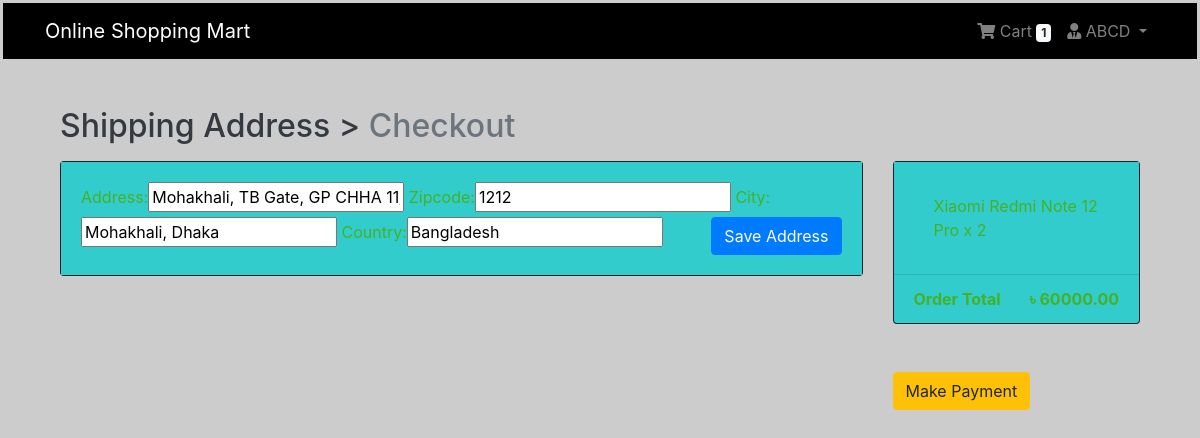
The app's page /payment/checkout/ (signed in), older data.
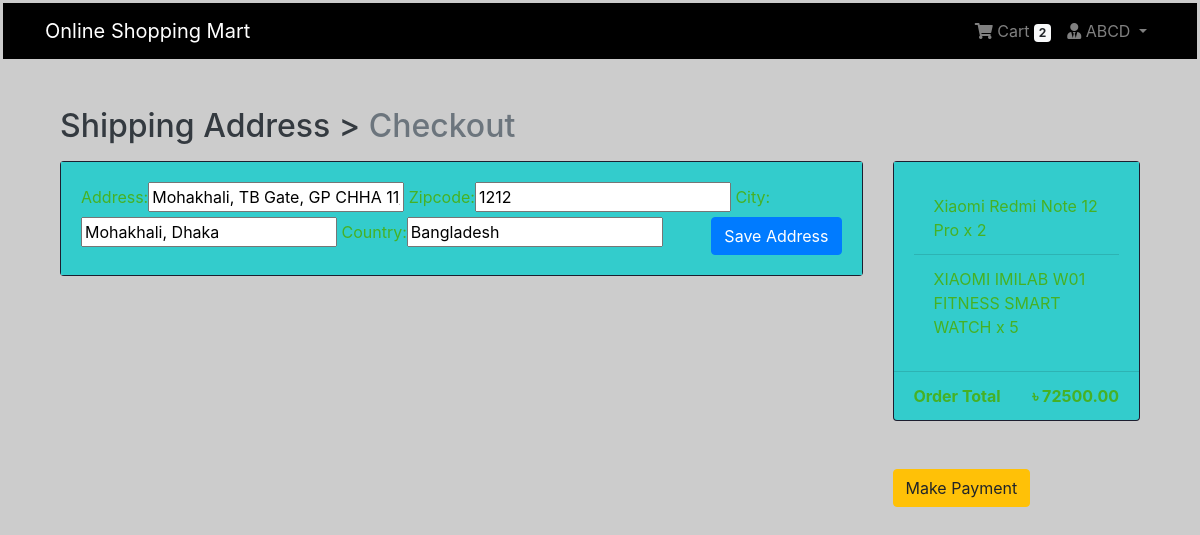
The same page, newer data.
### App_Login/models.py (models this page shows, shortened)
class User(AbstractBaseUser, PermissionsMixin):
    email=models.EmailField(unique = True, null = False)
    is_staff=models.BooleanField(
        gettext_lazy('staff status'),
        default = False,
        help_text = gettext_lazy("Designates whether the user can login this site")
    )
    is_active= models.BooleanField(
        gettext_lazy('active'),
        default = True,
        help_text = gettext_lazy("Designates whether this user should be treated as active. Unselect this instead of deleting accounts.")
    )
    USERNAME_FIELD = 'email'
    objects = UserManager()

class Profile(models.Model):
    user = models.OneToOneField(User, on_delete=models.CASCADE, related_name='profile')
    username = models.CharField(max_length=264, blank=True)
    full_name = models.CharField(max_length=264, blank=True)
    address_1 = models.TextField(max_length=300, blank=True)
    city = models.CharField(max_length=40, blank=True)
    zipcode = models.CharField(max_length=10, blank=True)
    country = models.CharField(max_length=50, blank=True)
    phone = models.CharField(max_length=20, blank=True)
    date_joined = models.DateTimeField(auto_now_add=True)

### App_Order/models.py (models this page shows, shortened)
class Order(models.Model):
    orderitems = models.ManyToManyField(Cart)
    user = models.ForeignKey(settings.AUTH_USER_MODEL, on_delete=models.CASCADE)
    ordered = models.BooleanField(default=False)
    created = models.DateTimeField(auto_now_add=True)
    paymentId = models.CharField(max_length=264, blank=True, null=True)
    orderId = models.CharField(max_length=200, blank=True, null=True)
    def get_totals(self):
        total = 0
        for order_item in self.orderitems.all():
            total += float(order_item.get_total())
        return total

class Cart(models.Model):
    user = models.ForeignKey(settings.AUTH_USER_MODEL, on_delete=models.CASCADE, related_name="cart")
    item = models.ForeignKey(Product, on_delete=models.CASCADE)
    quantity = models.IntegerField(default=1)
    purchased = models.BooleanField(default=False)
    created = models.DateTimeField(auto_now_add=True)
    updated = models.DateTimeField(auto_now=True)
    def get_total(self):
        total = self.item.price * self.quantity
        float_total = format(total, '0.2f')
        return float_total

### App_Shop/models.py (models this page shows, shortened)
class Product(models.Model):
    mainimage = models.ImageField(upload_to='Products')
    name = models.CharField(max_length=264)
    category = models.ForeignKey(Category, on_delete=models.CASCADE, related_name='category')
    preview_text = models.TextField(max_length=200, verbose_name='Preview Text')
    detail_text = models.TextField(max_length=1000, verbose_name='Description')
    price = models.FloatField()
    old_price = models.FloatField(default=0.00)
    created = models.DateTimeField(auto_now_add=True)
    class Meta:
        ordering = ['-created',]

### App_Payment/views.py (the view)
# urls.py: path('checkout/', views.checkout, name="checkout"),
@login_required
def checkout(request):
    saved_address = BillingAddress.objects.get_or_create(user=request.user)
    saved_address = saved_address[0]
    print(saved_address)
    form = BillingForm(instance=saved_address)
    if request.method == "POST":
        form = BillingForm(request.POST, instance=saved_address)
        if form.is_valid():
            form.save()
            form = BillingForm(instance=saved_address)
            messages.success(request, f"Shipping Address Saved!")
    order_qs = Order.objects.filter(user=request.user, ordered=False)
    order_items = order_qs[0].orderitems.all()
    order_total = order_qs[0].get_totals()
    return render(request, 'App_Payment/checkout.html', context={"form":form, "order_items":order_items, "order_total":order_total, "saved_address":saved_address})

### App_Payment/forms.py
class BillingForm(forms.ModelForm):
    class Meta:
        model = BillingAddress
        fields = ['address', 'zipcode', 'city', 'country']

### App_Order/templatetags/cart_tag.py (called while the page is built)
@register.filter
def cart_total(user):
    order = Order.objects.filter(user=user, ordered=False)
    if order.exists():
        return order[0].orderitems.count()
    else:
        return 0

### App_Payment/models.py (called while the page is built)
    def __str__(self):
        return f"{self.user.profile.username}'s billing address"

    def is_fully_filled(self):
        field_names = [f.name for f in self._meta.get_fields()]
        for field_name in field_names:
            value = getattr(self, field_name)
            if value is None or value=='':
                return False
        return True

### templates/App_Payment/checkout.html (shortened to what this page needs)
{% extends 'base.html' %}
{% load crispy_forms_tags %}
{% block body_block %}
<div class="container mt-5">
  <h2 class="mb-3">
    Shipping Address > <span class="text-muted">Checkout</span>
  </h2>
  <div class="row">
    <div class="col-md-9">
      <div class="card mb-5" style="height: auto">
        <div style="background-color: #33cccc" class="card-body">
          <form method="POST">
            {{form}}
            <button type="submit" class="btn btn-primary float-right">Save Address</button>
          </form>
        </div>
      </div>
    </div>
    <div class="col-md-3">
      <div class="card" style="height:auto">
        <div style="background-color: #33cccc" class="card-body">
          <ul class="list-group list-group-flush">
            {% for order_item in order_items %}
              <li style="background-color: #33cccc" class="list-group-item">{{ order_item.item.name}} x {{order_item.quantity}}</li>
            {% endfor %}
          </ul>
        </div>
        <div style="background-color: #33cccc" class="card-footer">
          <span class="float-left"><b>Order Total</b></span>
          <span class="float-right"><b>&#2547; {{order_total|floatformat:2}}</b></span>
        </div>
      </div>
      <br>
      <br>
      {% if saved_address.is_fully_filled %}
      <a href="{% url 'App_Payment:payment' %}" class="btn btn-warning btn-md">Make Payment</a>
      {% else %}
      <div class="alert alert-info">
        <p>Please fill up all the information to make payment.</p>
      </div>
      {% endif %}
    </div>
  </div>
</div>
{% endblock %}

### templates/navbar.html (shortened to what this page needs)
{% load cart_tag %}
<nav  class="navbar navbar-expand-lg navbar-dark bg-dark">
  <div class="container">
    <a class="navbar-brand" href="{% url 'App_Shop:home' %}">Online Shopping Mart</a>
    <div class="collapse navbar-collapse" id="navbarNav">
      <ul class="navbar-nav ml-auto">
        {% if request.user.is_authenticated %}
        <li class="nav-item">
          <a href="{% url 'App_Order:cart' %}" class="nav-link">
              <i class="fa fa-shopping-cart"></i> Cart
              <span class="badge badge-light">{{ request.user | cart_total }}</span>
          </a>
        </li>
        <li class="nav-item dropdown">
          <a class="nav-link dropdown-toggle" href="#" id="navbarDropdown" role="button" data-toggle="dropdown" aria-haspopup="true" aria-expanded="false">
            <i class="fas fa-user-tie"></i> {{request.user.profile.username}}
          </a>
        </li>
        {% else %}
        <li class="nav-item">
          <a href="{% url 'App_Login:login' %}" class="btn btn-primary">Login</a>
        </li>
        {% endif %}
      </ul>
    </div>
  </div>
</nav>

Row changes from the older to the newer data that the page shows:
computed for User "ABCD": user|cart_total "1" → "2"
added Cart: item.name "XIAOMI IMILAB W01 FITNESS SMART WATCH", quantity "5"
Text that changed along with them:
{{ order_total|floatformat:2 }}: "60000.00" → "72500.00"
